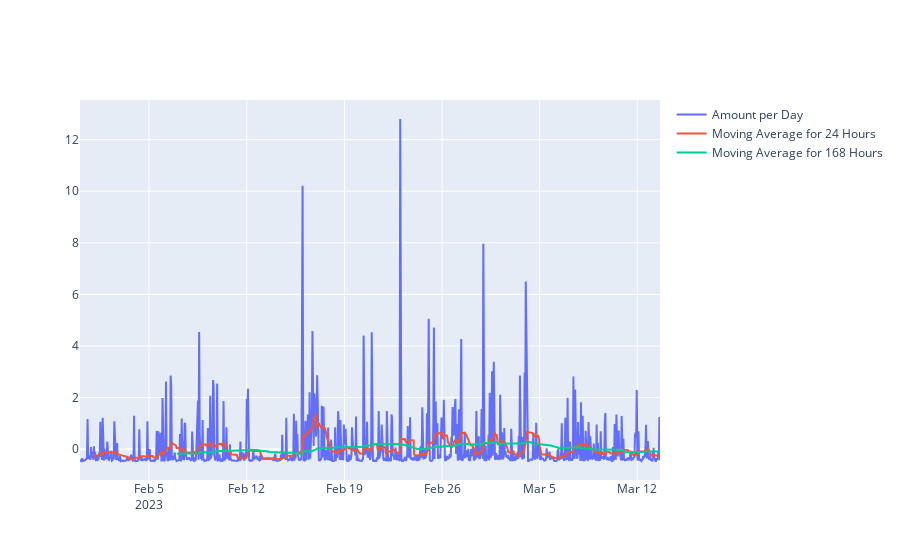

The notebook cell saved with this chart:
### Code cell
#We investigate the possibility to get the running mean for a window of 30-60-90 days \
#in order to make the distribution of values more linear
#As you increase the windows the average become more and more linear
import plotly.graph_objects as go
col = site_df.columns[5]
print(col)
df_plt = site_df[col][1:1000].copy()
#df_plt = df_plt.set_index('datetime')
#df_plt.index =  pd.DatetimeIndex(df_plt.index)
#df_plt = df_plt[col].resample('H').mean()

DateMVA1 = df_plt.rolling(window=24).mean()
DateMVA2 = df_plt.rolling(window=168).mean()


fig = go.Figure()
fig.add_trace(go.Scatter(x=df_plt.index, y=df_plt.values,
                    mode='lines',
                    name='Amount per Day')
             )

fig.add_trace(go.Scatter(x=DateMVA1.index, y=DateMVA1.values,
                    mode='lines',
                    name='Moving Average for 24 Hours')
             )

fig.add_trace(go.Scatter(x=DateMVA2.index, y=DateMVA2.values,
                    mode='lines',
                    name='Moving Average for 168 Hours')
             )


fig.show()

### Figure 1 — Plotly figure (JSON) as saved in the notebook; plotly's stock layout.template omitted (floating-point values rounded to 4 significant figures; data arrays with more than 128 entries replaced by an {"elided": "..."} marker saying what was removed)
{"data": [{"mode": "lines", "name": "Amount per Day", "type": "scatter", "x": {"elided": "999 str values"}, "y": {"elided": "999 float values"}}, {"mode": "lines", "name": "Moving Average for 24 Hours", "type": "scatter", "x": {"elided": "999 str values"}, "y": {"elided": "999 float values"}}, {"mode": "lines", "name": "Moving Average for 168 Hours", "type": "scatter", "x": {"elided": "999 str values"}, "y": {"elided": "999 float values"}}], "layout": {}}
